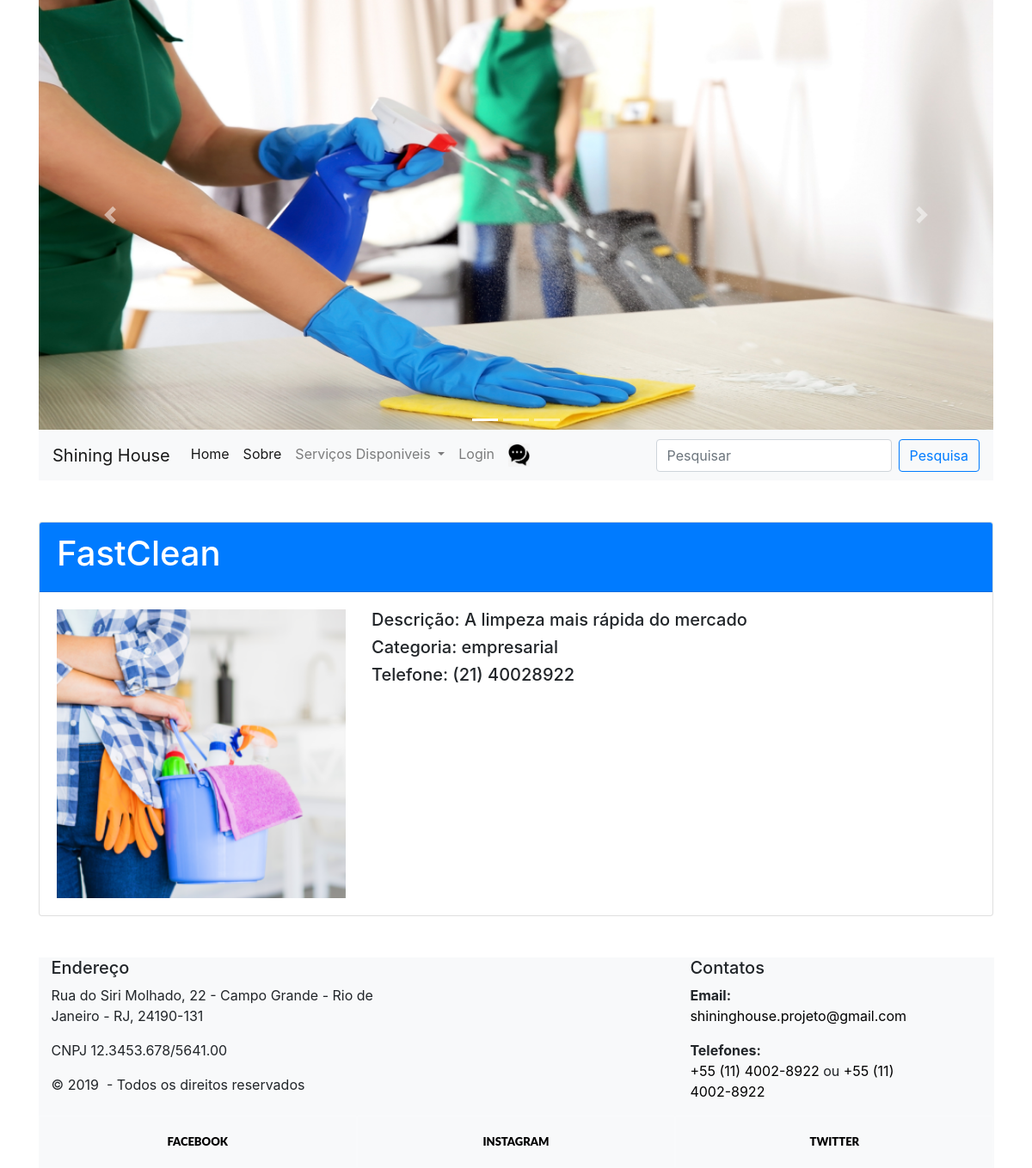
Screenshot of /produto.php?id=30 with the database file from the repository.
### tables this page shows
CREATE TABLE `produto` (
  `idproduto` int(11) NOT NULL,
  `titulo` varchar(50) NOT NULL,
  `descricao` longtext NOT NULL,
  `telefone` text NOT NULL,
  `imagem` varchar(50) NOT NULL,
  `categoria` varchar(30) NOT NULL,
  `estado` varchar(2) NOT NULL
);

### produto.php (the view)
<?php
	$id = $_GET['id'];
	include "banco.php";
	$query = "select * from produto where idproduto = $id";
	$exec = mysqli_query($con, $query);
	while($p = mysqli_fetch_array($exec)){
		$titulo = $p['titulo'];
		$telefone = $p['telefone'];
		$imagem = $p['imagem'];
		$descricao = $p['descricao'];
		$categoria = $p['categoria'];
		$estado = $p['estado'];
	}
	include "anterior.php";
?>
	<div class="card mt-5 mb-5">
		<div class="card-header bg-primary text-white">
			<h1><?=$titulo?></h1>
		</div>
		<div class="card-body">
			<div class="row">
				<div class="col-xs-12 col-md-4">
					<img src="produtos/<?=$imagem?>" style="width:100%">
				</div>
				<div class="col-xs-12 col-md-8">
					<h5>Descrição: <?=$descricao?></h5>
					<h5>Categoria: <?=$categoria?></h5>
					<h5>Telefone: (<?=$estado?>) <?=$telefone?></h5>
				</div>
			</div>
		</div>
	</div>
<?php
	include "posterior.php";
?>

### rodape.php (style rules this page uses)
.context-dark, .bg-gray-dark, .bg-primary { color: rgba(255, 255, 255, 0.8); }

### rows the page displays
produto: titulo "FastClean", imagem (picture), descricao "A limpeza mais rápida do mercado", categoria "empresarial", estado "21", telefone "40028922"
